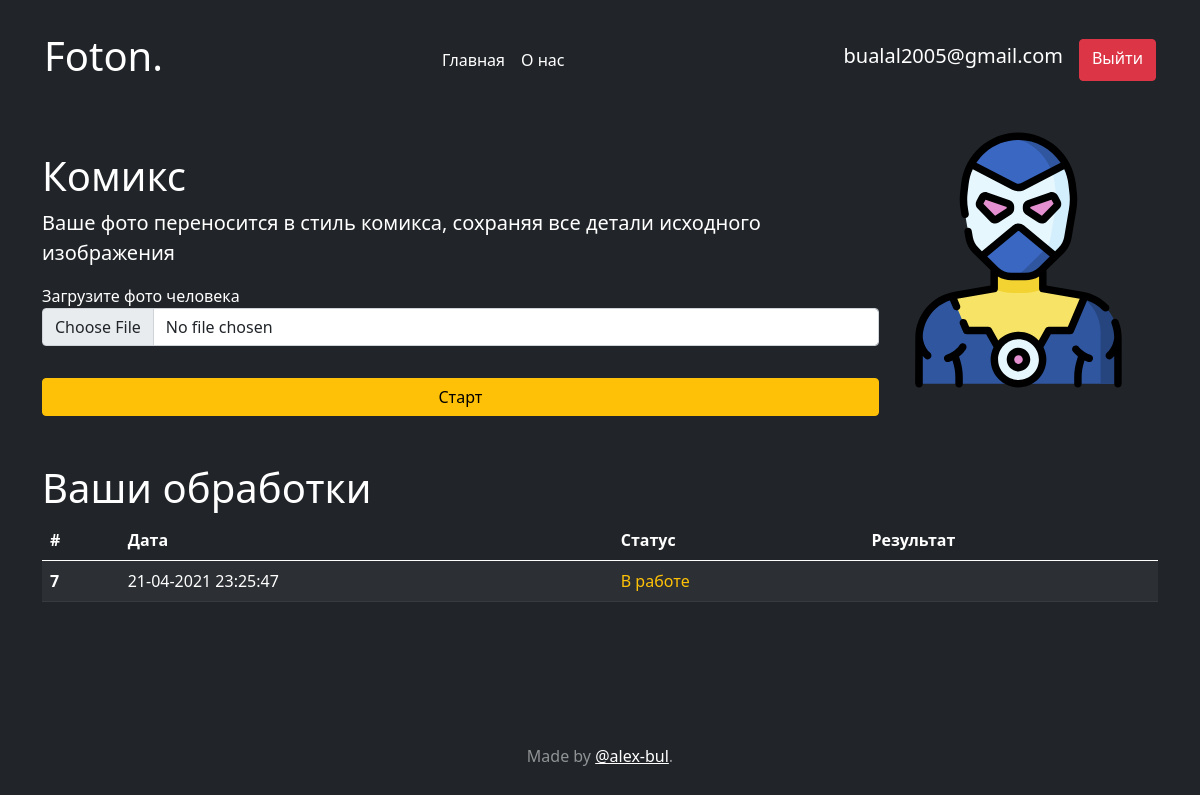
Screenshot of /catalog/1 (signed in) with the database file from the repository.
### data/user.py (models this page shows, shortened)
class User(SqlAlchemyBase, UserMixin, SerializerMixin):
    __tablename__ = 'users'
    id = sqlalchemy.Column(sqlalchemy.Integer, primary_key=True, autoincrement=True)
    email = sqlalchemy.Column(sqlalchemy.String, unique=True, nullable=True)
    hashed_password = sqlalchemy.Column(sqlalchemy.String, nullable=True)
    processes = orm.relation("Process", back_populates='customer')

### data/process.py (models this page shows)
class Process(SqlAlchemyBase, UserMixin, SerializerMixin):
    __tablename__ = 'processes'
    id = sqlalchemy.Column(sqlalchemy.Integer, primary_key=True, autoincrement=True)
    customer_id = sqlalchemy.Column(sqlalchemy.Integer, sqlalchemy.ForeignKey('users.id'))
    catalog_id = sqlalchemy.Column(sqlalchemy.Integer)
    request_data = sqlalchemy.Column(sqlalchemy.String)
    datetime = sqlalchemy.Column(sqlalchemy.DateTime, default=datetime.datetime.now())
    is_finished = sqlalchemy.Column(sqlalchemy.Boolean, default=False)
    result_code = sqlalchemy.Column(sqlalchemy.Integer, default=0)
    result = sqlalchemy.Column(sqlalchemy.String)
    customer = orm.relation('User')

### main.py (the view, shortened to what this page needs)
@app.route('/catalog/<int:index>', methods=["POST", "GET"])
@login_required
def catalog_routes(index):
    user_processes = list(filter(lambda x: x.catalog_id == index, current_user.processes))[::-1]
    form_class = get_catalog_form(catalog[index]['form_value'])
    form = form_class()
    return render_template('catalog_page.html', data=catalog[index], form=form, processes=user_processes)

### data/catalog_form.py
    class CatalogForm(FlaskForm):
        submit = SubmitField('Старт')

### data/catalog_form.py (called while the page is built)
def get_catalog_form(form_value):
    class CatalogForm(FlaskForm):
        submit = SubmitField('Старт')
    for i, value in enumerate(form_value):
        setattr(CatalogForm, f'file{i}', FileField(value, validators=[
            FileRequired(),
            FileAllowed(['jpg', 'png'], 'Images only!')
        ]))
    return CatalogForm

### data/db_session.py (called while the page is built)
@event.listens_for(Engine, "connect")
def set_sqlite_pragma(dbapi_connection, connection_record):
    cursor = dbapi_connection.cursor()
    cursor.execute("PRAGMA journal_mode=WAL")
    cursor.close()

def create_session() -> Session:
    global __factory
    return __factory()

### main.py (called while the page is built)
@login_manager.user_loader
def load_user(user_id):
    db_sess = db_session.create_session()
    return db_sess.query(User).get(user_id)

### templates/catalog_page.html (shortened to what this page needs)
{% extends "default.html" %}
{% block content %}
<div class="container">
    <div class="d-flex">
        <div>
            {% autoescape false %}
            <h1 class="mt-5">{{data['title']}}</h1>
            <p class="lead">{{data['description']}}</p>
            {% endautoescape %}
            <form action="" method="post" novalidate enctype="multipart/form-data"
                  class="flex-column d-flex">
                {% for field in form if field.name not in 'csrf_token submit' %}
                <div class="col-xs-4">
                    <label>{{ field.label() }}</label> <br/>
                    {{ field(class="form-control mb-4") }}
                </div>
                {% endfor %}
                {{ form.submit(type="submit", class="btn btn-warning") }}
            </form>
        </div>
        <img class="container w-25 me-0" src="{{ url_for('static', filename=data['icon'])}}">
    </div>
    <div class="mt-3">
        <h1 class="mt-5">Ваши обработки</h1>
        {% if processes|length > 0 %}
        <table class="table table-dark  table-striped table-responsive-md btn-table">
            <thead>
            <tr>
                <th scope="col">#</th>
                <th scope="col">Дата</th>
                <th scope="col">Статус</th>
                <th scope="col">Результат</th>
            </tr>
            </thead>
            <tbody>
            {% for process in processes %}
            <tr class="align-middle">
                <th scope="row">{{process.id}}</th>
                <td>{{process.datetime.strftime('%d-%m-%Y %X')}}</td>
                {% if process.is_finished == 0 %}
                <td class="text-warning">В работе</td>
                <td></td>
                {% endif %}
            </tr>
            {% endfor %}
            </tbody>
        </table>
        {% else %}
        <h5 class="text-muted">Запустите обработку и она появится тут!</h5>
        {% endif %}
    </div>
</div>
{% endblock %}

### templates/default.html (shortened to what this page needs)
<!DOCTYPE html>
<html lang="ru" class="h-100">
<head>
    <link href="https://cdn.jsdelivr.net/npm/bootstrap@5.0.0-beta3/dist/css/bootstrap.min.css" rel="stylesheet"
>
</head>
<body class="d-flex h-100 text-white bg-dark">
<div class="cover-container d-flex w-100 h-100 p-3 mx-auto flex-column">
    <header class="p-3 bg-dark text-white">
        <div class="container">
            <div class="d-flex flex-wrap align-items-center justify-content-center justify-content-lg-start">
                <a href="/" class="d-flex align-items-center mb-2 mb-lg-0 text-white text-decoration-none me-lg-auto">
                    <h1>Foton.</h1>
                </a>
                <ul class="nav col-12 col-lg-auto me-lg-auto mb-2 justify-content-center mb-md-0">
                    <li><a href="/"
                           class="nav-link px-2 {{'text-secondary' if page == 1 else 'text-white'}}">Главная</a>
                    </li>
                    <li><a href="/about" class="nav-link px-2 {{'text-secondary' if page == 2 else 'text-white'}}">О
                        нас</a></li>
                </ul>
                {% if current_user.is_authenticated %}
                <div class="d-flex">
                    <h5 class="navbar-brand">{{ current_user.email }}</h5>
                    <a href="/logout" class="btn btn-danger">Выйти</a>
                </div>
                {% else %}
                <div class="text-end">
                    <a href="/login" class="btn btn-outline-light me-2">Войти</a>
                    <a href="/register" class="btn btn-warning">Регистрация</a>
                </div>
                {% endif %}
            </div>
        </div>
    </header>
    <main>
        {% block content %}{% endblock %}
    </main>
    <footer class="mt-auto text-white-50 text-center">
        <p>Made by <a href="https://github.com/alex-bul" class="text-white">@alex-bul</a>.</p>
    </footer>
</div>
</body>
</html>

### rows the page displays
User: email "bualal2005@gmail.com"
Process: id "7", datetime "21-04-2021 23:25:47", is_finished "В работе"

### other values shown
{{ data['title'] }} "Комикс"
{{ data['description'] }} "Ваше фото переносится в стиль комикса, сохраняя все детали исходного изображения"
{{ field.label() }} "Загрузите фото человека"
